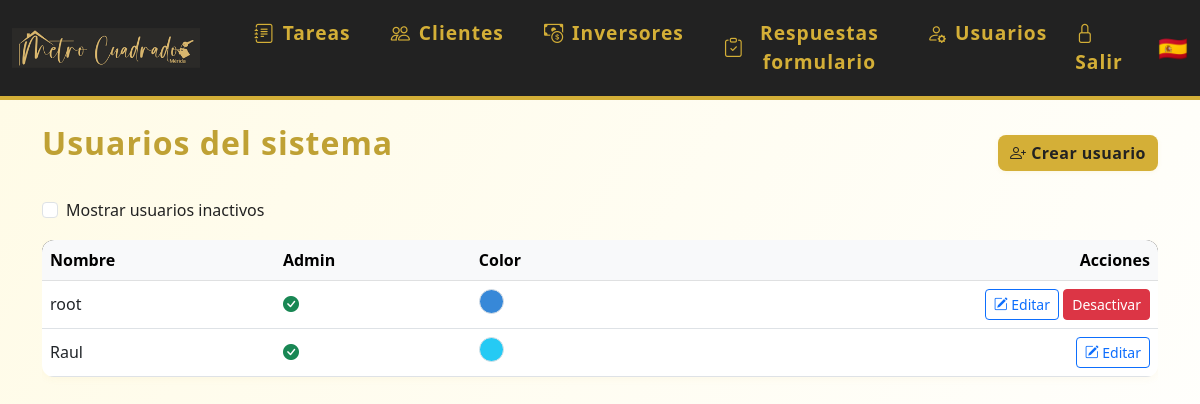
The app's page /usuarios (signed in) with its own data.
### models.py (models this page shows)
class Usuario(UserMixin, db.Model):
    id = db.Column(db.Integer, primary_key=True)
    nombre = db.Column(db.String(80), unique=True, nullable=False)
    password = db.Column(db.String(200), nullable=False)
    es_admin = db.Column(db.Boolean, default=False)
    color = db.Column(db.String(7), nullable=True, default='#3788d8') # Color en formato hex, e.g., #RRGGBB
    email = db.Column(db.String(120), unique=True, nullable=True)
    telefono = db.Column(db.String(20), unique=True, nullable=True)
    activo = db.Column(db.Boolean, default=True)  # Nuevo campo para desactivar usuario
    eventos = db.relationship('Evento', backref='usuario', lazy=True)
    tareas = db.relationship('Tarea', back_populates='usuario')

### app.py (the view)
@app.route('/usuarios')
@login_required
def usuarios():
    if not current_user.es_admin:
        flash('No tienes permiso para acceder a esta página.')
        return redirect(url_for('calendario'))
    mostrar_inactivos = request.args.get('inactivos') == '1'
    query = Usuario.query
    if not mostrar_inactivos:
        query = query.filter_by(activo=True)
    usuarios = query.all()
    return render_template('usuarios.html', usuarios=usuarios)

### app.py (called while the page is built)
@login_manager.user_loader
def load_user(user_id):
    return Usuario.query.get(int(user_id))

### templates/usuarios.html (shortened to what this page needs)
{% extends 'base.html' %}
{% block content %}
<div class="d-flex justify-content-between align-items-center mb-3">
    <h2>Usuarios del sistema</h2>
    <a href="{{ url_for('crear_usuario') }}" class="btn btn-primary">
        <i class="bi bi-person-plus"></i> Crear usuario
    </a>
</div>
<form method="get" class="mb-3" style="max-width:400px;">
    <div class="form-check">
        <input class="form-check-input" type="checkbox" value="1" id="mostrarInactivos" name="inactivos" onchange="this.form.submit()" {% if request.args.get('inactivos') == '1' %}checked{% endif %}>
        <label class="form-check-label" for="mostrarInactivos">
            Mostrar usuarios inactivos
        </label>
    </div>
</form>
<div class="table-responsive">
    <table class="table table-hover align-middle">
        <thead class="table-light">
            <tr>
                <th>Nombre</th>
                <th>Admin</th>
                <th>Color</th>
                <th class="text-end">Acciones</th>
            </tr>
        </thead>
        <tbody>
            {% for usuario in usuarios %}
            <tr>
                <td>{{ usuario.nombre }}</td>
                <td>
                    {% if usuario.es_admin %}
                        <i class="bi bi-check-circle-fill text-success" title="Sí"></i>
                    {% else %}
                        <i class="bi bi-x-circle-fill text-secondary" title="No"></i>
                    {% endif %}
                </td>
                <td>
                    <span style="display: inline-block; width: 25px; height: 25px; border-radius: 50%; background-color: {{ usuario.color or '#f8f9fa' }}; border: 1px solid #dee2e6;"></span>
                </td>
                <td class="text-end">
                    <a href="{{ url_for('editar_usuario', usuario_id=usuario.id) }}" class="btn btn-outline-primary btn-sm">
                        <i class="bi bi-pencil-square"></i> Editar
                    </a>
                    {% if current_user.es_admin and usuario.id != current_user.id %}
                        <form method="POST" action="{{ url_for('toggle_usuario', usuario_id=usuario.id) }}" style="display:inline;">
                            <button type="submit" class="btn btn-sm {% if usuario.activo %}btn-danger{% else %}btn-success{% endif %}" onclick="return confirm('¿Seguro que quieres {% if usuario.activo %}desactivar{% else %}activar{% endif %} este usuario?');">
                                {% if usuario.activo %}Desactivar{% else %}Activar{% endif %}
                            </button>
                        </form>
                    {% endif %}
                </td>
            </tr>
            {% else %}
            <tr>
                <td colspan="4" class="text-center"><em>No hay usuarios registrados.</em></td>
            </tr>
            {% endfor %}
        </tbody>
    </table>
</div>
{% endblock %}

### static/estilos.css (style rules this page uses)
body { background: linear-gradient(120deg, #fffbe6 0%, #fff 100%); font-family: 'Segoe UI', 'Arial', sans-serif; color: #222; }
.btn-primary, .btn-success { background: #d4af37; border: none; color: #222; font-weight: 600; border-radius: 8px; box-shadow: 0 1px 4px rgba(212,175,55,0.10), 0 0 0 0 #d4af37; letter-spacing: 0.5px; transition: background 0.2s, color 0.2s, box-shadow 0.2s; }
.table thead { background: #222; color: #d4af37; }
h2 { color: #bfa134; font-weight: 700; letter-spacing: 1px; margin-bottom: 1.2rem; }
.table { border-radius: 12px; overflow: hidden; box-shadow: 0 1px 8px rgba(212,175,55,0.07); }

### records on screen
Usuario: nombre "root", es_admin True (drawn), activo "Desactivar"
Usuario: nombre "Raul", es_admin True (drawn)
